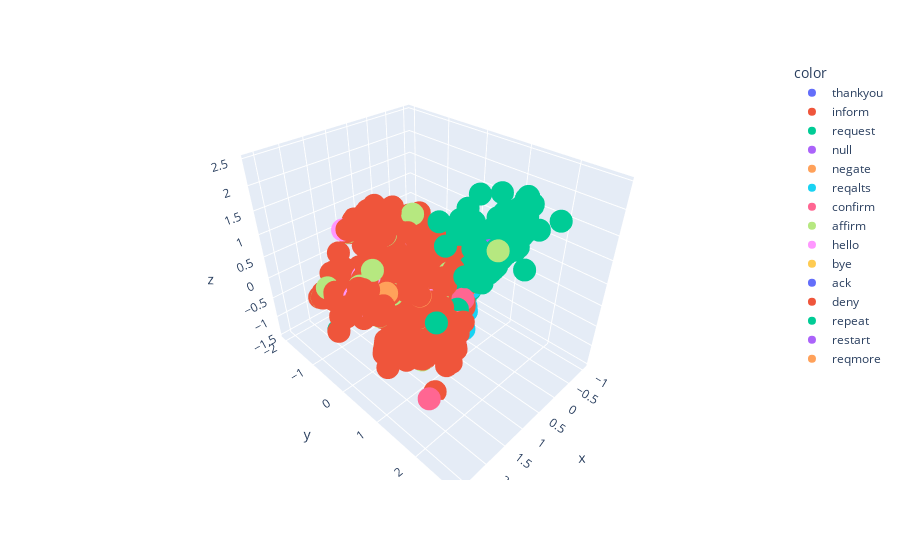

Write notebook code for a chart like this one.
### Code cell
# Use a simple bag of words model to vectorize the input data
# TODO: also train the models on the non deduped data

count_vectorizer = CountVectorizer()
x_train_count = count_vectorizer.fit_transform(x_train_deduped)

# Create a visual representation of the data using PCA
# this can be used to get a feeling for the data and to see if the data is separable

pca = PCA(n_components=3)
x_train_pca = pca.fit_transform(x_train_count.toarray())

fig = px.scatter_3d(x=x_train_pca[:,0], y=x_train_pca[:,1], z=x_train_pca[:,2], color=y_train_deduped)

fig.show()
